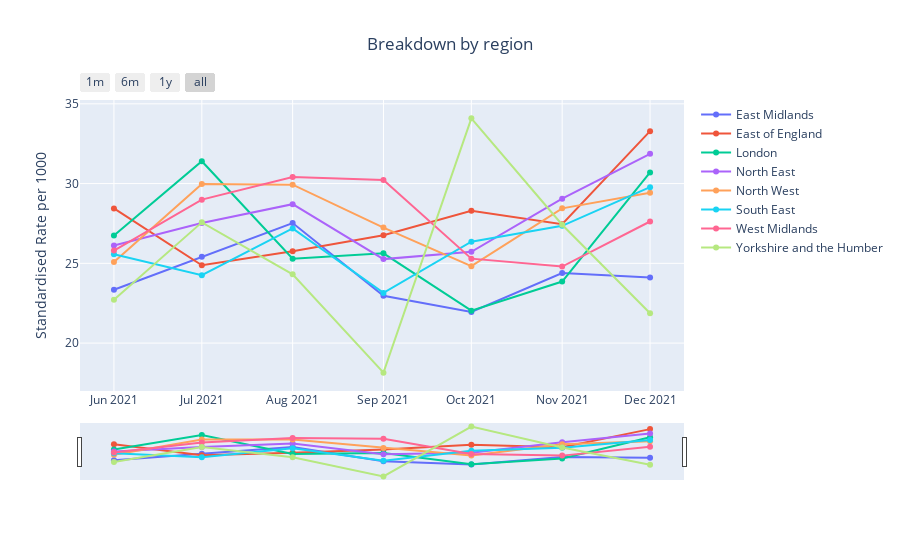

This figure's notebook cell:
### Code cell
plot_measures(data_dict[demographics[i]], title=f'Breakdown by {demographics[i]}', column_to_plot='rate_standardised', category=demographics[i], y_label='Standardised Rate per 1000')
    i+=1

### Figure 1 — Plotly figure (JSON) as saved in the notebook; plotly's stock layout.template omitted (floating-point values rounded to 4 significant figures)
{"data": [{"name": "East Midlands", "type": "scatter", "x": ["2021-06-01T00:00:00", "2021-07-01T00:00:00", "2021-08-01T00:00:00", "2021-09-01T00:00:00", "2021-10-01T00:00:00", "2021-11-01T00:00:00", "2021-12-01T00:00:00"], "y": [23.35, 25.41, 27.52, 22.97, 21.96, 24.39, 24.11]}, {"name": "East of England", "type": "scatter", "x": ["2021-06-01T00:00:00", "2021-07-01T00:00:00", "2021-08-01T00:00:00", "2021-09-01T00:00:00", "2021-10-01T00:00:00", "2021-11-01T00:00:00", "2021-12-01T00:00:00"], "y": [28.45, 24.88, 25.75, 26.76, 28.3, 27.45, 33.29]}, {"name": "London", "type": "scatter", "x": ["2021-06-01T00:00:00", "2021-07-01T00:00:00", "2021-08-01T00:00:00", "2021-09-01T00:00:00", "2021-10-01T00:00:00", "2021-11-01T00:00:00", "2021-12-01T00:00:00"], "y": [26.74, 31.4, 25.29, 25.63, 22.03, 23.86, 30.7]}, {"name": "North East", "type": "scatter", "x": ["2021-06-01T00:00:00", "2021-07-01T00:00:00", "2021-08-01T00:00:00", "2021-09-01T00:00:00", "2021-10-01T00:00:00", "2021-11-01T00:00:00", "2021-12-01T00:00:00"], "y": [26.12, 27.52, 28.71, 25.26, 25.72, 29.05, 31.87]}, {"name": "North West", "type": "scatter", "x": ["2021-06-01T00:00:00", "2021-07-01T00:00:00", "2021-08-01T00:00:00", "2021-09-01T00:00:00", "2021-10-01T00:00:00", "2021-11-01T00:00:00", "2021-12-01T00:00:00"], "y": [25.08, 29.97, 29.93, 27.24, 24.82, 28.45, 29.43]}, {"name": "South East", "type": "scatter", "x": ["2021-06-01T00:00:00", "2021-07-01T00:00:00", "2021-08-01T00:00:00", "2021-09-01T00:00:00", "2021-10-01T00:00:00", "2021-11-01T00:00:00", "2021-12-01T00:00:00"], "y": [25.57, 24.26, 27.19, 23.15, 26.35, 27.35, 29.78]}, {"name": "West Midlands", "type": "scatter", "x": ["2021-06-01T00:00:00", "2021-07-01T00:00:00", "2021-08-01T00:00:00", "2021-09-01T00:00:00", "2021-10-01T00:00:00", "2021-11-01T00:00:00", "2021-12-01T00:00:00"], "y": [25.8, 28.99, 30.42, 30.22, 25.29, 24.8, 27.62]}, {"name": "Yorkshire and the Humber", "type": "scatter", "x": ["2021-06-01T00:00:00", "2021-07-01T00:00:00", "2021-08-01T00:00:00", "2021-09-01T00:00:00", "2021-10-01T00:00:00", "2021-11-01T00:00:00", "2021-12-01T00:00:00"], "y": [22.72, 27.57, 24.31, 18.14, 34.09, 27.42, 21.87]}], "layout": {"hovermode": "x", "title": {"text": "Breakdown by region", "x": 0.5}, "xaxis": {"rangeselector": {"buttons": [{"count": 1, "label": "1m", "step": "month", "stepmode": "backward"}, {"count": 6, "label": "6m", "step": "month", "stepmode": "backward"}, {"count": 1, "label": "1y", "step": "year", "stepmode": "backward"}, {"step": "all"}]}, "rangeslider": {"visible": true}, "type": "date"}, "yaxis": {"title": {"text": "Standardised Rate per 1000"}}}}
